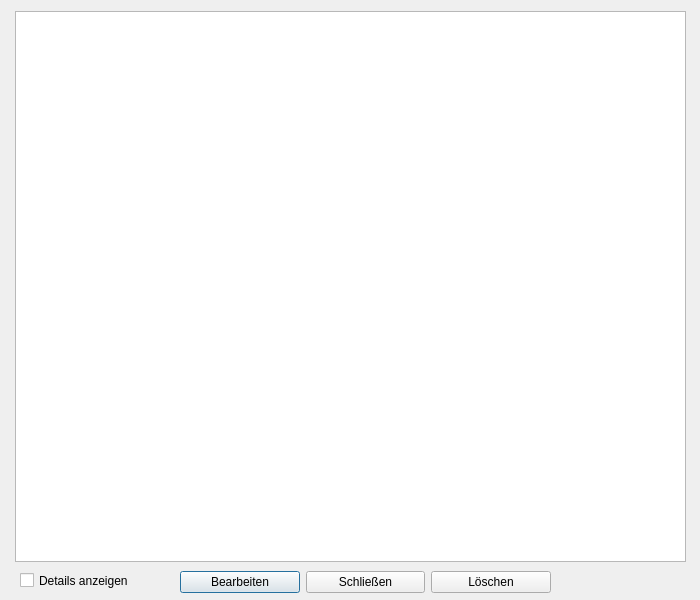
<?xml version="1.0" encoding="UTF-8"?>
<ui version="4.0">
 <class>DialogDisplayContent</class>
 <widget class="QDialog" name="DialogDisplayContent">
  <property name="geometry">
   <rect>
    <x>0</x>
    <y>0</y>
    <width>700</width>
    <height>600</height>
   </rect>
  </property>
  <property name="sizePolicy">
   <sizepolicy hsizetype="Expanding" vsizetype="Expanding">
    <horstretch>0</horstretch>
    <verstretch>0</verstretch>
   </sizepolicy>
  </property>
  <property name="windowTitle">
   <string>Dialog</string>
  </property>
  <widget class="QTextBrowser" name="textBrowser">
   <property name="geometry">
    <rect>
     <x>15</x>
     <y>11</y>
     <width>671</width>
     <height>551</height>
    </rect>
   </property>
  </widget>
  <widget class="QWidget" name="layoutWidget">
   <property name="geometry">
    <rect>
     <x>180</x>
     <y>570</y>
     <width>371</width>
     <height>25</height>
    </rect>
   </property>
   <layout class="QHBoxLayout" name="horizontalLayout">
    <item>
     <widget class="QPushButton" name="pushButton_edit">
      <property name="text">
       <string>Bearbeiten</string>
      </property>
     </widget>
    </item>
    <item>
     <widget class="QPushButton" name="pushButton_close">
      <property name="text">
       <string>Schließen</string>
      </property>
     </widget>
    </item>
    <item>
     <widget class="QPushButton" name="pushButton_delete_hide">
      <property name="text">
       <string>Löschen</string>
      </property>
     </widget>
    </item>
   </layout>
  </widget>
  <widget class="QCheckBox" name="checkBox_show_Details">
   <property name="geometry">
    <rect>
     <x>20</x>
     <y>570</y>
     <width>121</width>
     <height>21</height>
    </rect>
   </property>
   <property name="text">
    <string>Details anzeigen</string>
   </property>
  </widget>
 </widget>
 <resources/>
 <connections/>
</ui>
